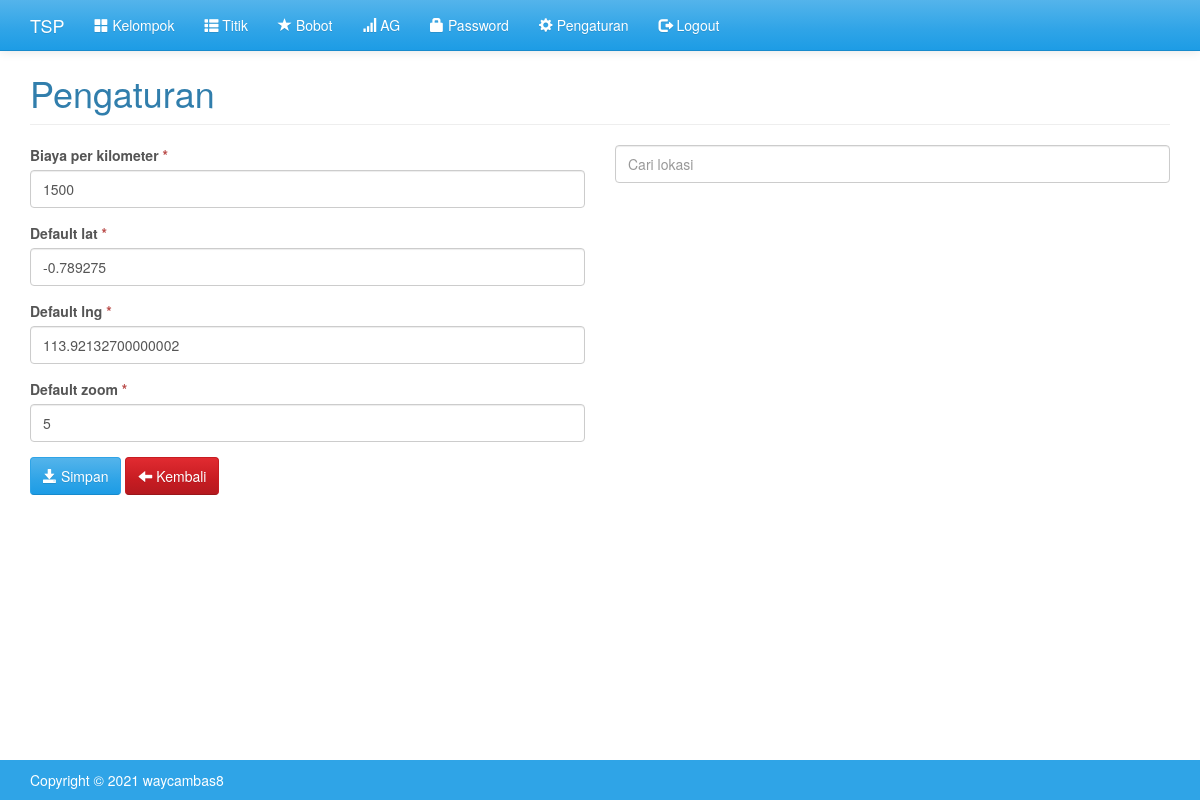
Screenshot of /index.php?m=pengaturan (signed in) with the database file from the repository.
### tables this page shows
CREATE TABLE `tb_options` (
  `option_name` varchar(16) NOT NULL,
  `option_value` text,
  PRIMARY KEY (`option_name`)
);

### config.php (called while the page is built, shortened)
<?php
    $config["server"]='localhost';
    $config["username"]='root';
    $config["password"]='';
    $config["database_name"]='ayowarung';
    include'includes/db.php';
    $db = new DB($config['server'], $config['username'], $config['password'], $config['database_name']);
    include'includes/general.php';
?>

### includes/db.php (called while the page is built, shortened)
<?php
class DB{
    var $conn = null;
    public function __construct($host, $username, $passwd, $dbname){
        $this->conn = mysqli_connect($host, $username, $passwd, $dbname);
    }
    public function query($sql){
        $query = mysqli_query($this->conn, $sql) or die('<pre>Error mysqli_query: ' . mysqli_error($this->conn) . '<br />' . $sql . '</pre>');
        return $query;
    }
    public function get_var($sql){
        $query = $this->query($sql);
        $row = mysqli_fetch_row($query);
        return $row[0];
    }
}

### includes/general.php (called while the page is built, shortened)
<?php
function get_option($option_name){
    global $db;
    return $db->get_var("SELECT option_value FROM tb_options WHERE option_name='$option_name'");
}

### pengaturan.php (the view, shortened to what this page needs)
<div class="page-header">
    <h1>Pengaturan</h1>
</div>
<form method="post">
    <div class="row">
        <div class="col-sm-6">
            <div class="form-group">
                <label>Biaya per kilometer <span class="text-danger">*</span></label>
                <input class="form-control" type="number" name="options[cost_per_kilo]" value="<?=get_option('cost_per_kilo')?>"/>
            </div>
            <div class="form-group">
                <label>Default lat <span class="text-danger">*</span></label>
                <input class="form-control" type="text" name="options[default_lat]" id="lat" value="<?=get_option('default_lat')?>"/>
            </div>
            <div class="form-group">
                <label>Default lng <span class="text-danger">*</span></label>
                <input class="form-control" type="text" name="options[default_lng]" id="lng" value="<?=get_option('default_lng')?>"/>
            </div>
            <div class="form-group">
                <label>Default zoom <span class="text-danger">*</span></label>
                <input class="form-control" type="number" min="1" max="20" name="options[default_zoom]" value="<?=get_option('default_zoom')?>"/>
            </div>
            <div class="form-group">
                <button class="btn btn-primary"><span class="glyphicon glyphicon-save"></span> Simpan</button>
                <a class="btn btn-danger" href="?m=kelompok"><span class="glyphicon glyphicon-arrow-left"></span> Kembali</a>
            </div>
        </div>
        <div class="col-sm-6">
            <div class="form-group">
                <input class="form-control" type="text" id="pac-input" placeholder="Cari lokasi" />
            </div>
            <div id="map" style="height: 400px;"></div>
        </div>
    </div>
</form>

### assets/css/general.css (style rules this page uses)
html { position: relative; min-height: 100%; }
body { margin-bottom: 70px; }
.page-header { margin-top: 0; padding-bottom: 0; }
.page-header h1 { margin-top: 0; }

### rows the page displays
tb_options: option_value "1500"
tb_options: option_value "-0.789275"
tb_options: option_value "113.92132700000002"
tb_options: option_value "5"
